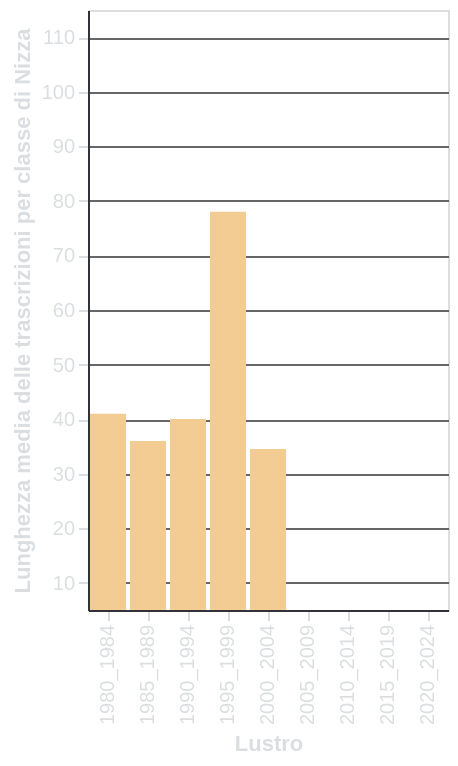

Source (Vega-Lite JSON):
### Vega-Lite specification from a JSON file in a GitHub repository (floating-point values rounded to 4 significant figures; data arrays with more than 128 entries replaced by an {"elided": "..."} marker saying what was removed)
{"$schema": "https://vega.github.io/schema/vega-lite/v5.6.1.json", "config": {"axis": {"domainColor": "#313338", "gridColor": "#666666", "labelColor": "#DBDEE1", "tickColor": "#DBDEE1", "titleColor": "#DBDEE1"}, "background": "transparent", "legend": {"labelColor": "#DBDEE1", "titleColor": "#DBDEE1"}, "title": {"color": "#DBDEE1", "fontSize": 16}}, "data": {"name": "data-aa904f720eb8496241b8b9a5bead02f7"}, "datasets": {"data-aa904f720eb8496241b8b9a5bead02f7": {"elided": "396 records"}}, "encoding": {"color": {"value": "#F3CC94"}, "x": {"field": "Lustrum", "scale": {"domain": ["1980_1984", "1985_1989", "1990_1994", "1995_1999", "2000_2004", "2005_2009", "2010_2014", "2015_2019", "2020_2024"]}, "title": "Lustro", "type": "nominal"}, "y": {"field": "Value", "scale": {"domain": [5.0, 115.0]}, "title": "Lunghezza media delle trascrizioni per classe di Nizza", "type": "quantitative"}}, "height": 300, "mark": {"clip": true, "type": "bar"}, "params": [{"bind": {"input": "range", "max": 45.0, "min": 1.0, "name": "Classe di Nizza", "step": 1}, "name": "param_11", "select": {"fields": ["Nice_class"], "type": "point"}, "value": [{"Nice_class": 1}]}], "transform": [{"filter": {"param": "param_11"}}], "width": "container"}
